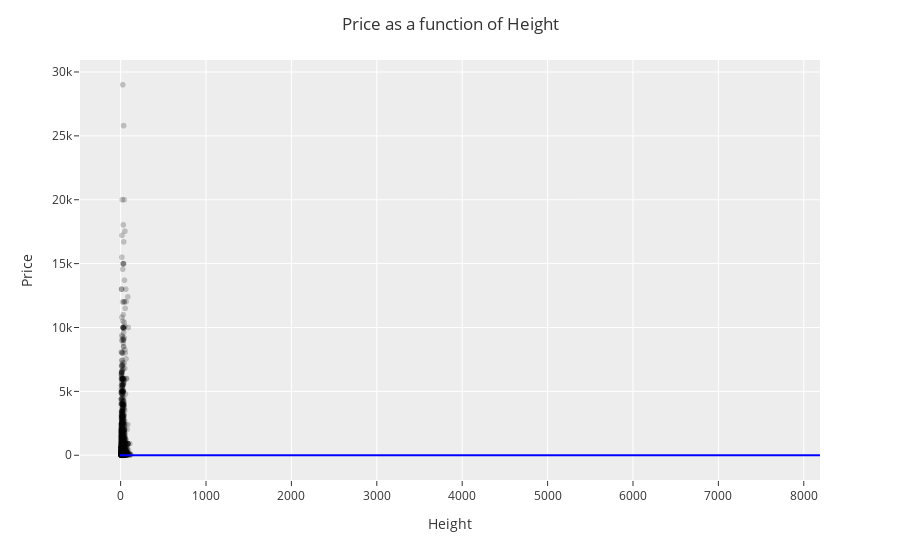

Notebook source saved alongside this figure:
### Markdown cell above
#### Price

### Code cell
my_cols = ['Height_in','price']
DF_model5 = DF[my_cols]
DF_model5.rename(columns={'Height_in':'height'}, inplace=True)

# Preprocessing
DF_model5.dropna(inplace=True)
DF_model5['height'] = DF_model5['height'].apply(lambda x: float(x))

# Linear Regression
X = DF_model5['height'].values.reshape(-1,1)
y = DF_model5['price'].values

LM = LinearRegression()
LM.fit(X, y)

# Prediction line
DF_model6 = pd.DataFrame()
DF_model6['w'] = DF_model5['height']
DF_model6['y'] = LM.coef_*DF_model6['w']+LM.intercept_
DF_model6 = DF_model6.sort_values('w')

# Scatter plot
fig = px.scatter(DF_model5,
                 x='height',
                 y='price',
                 color_discrete_sequence=['black'],
                 opacity=0.2)

fig.update_layout(template="ggplot2",
                  title="Price as a function of Height",
                  title_x=0.5,
                  xaxis_title='Height',
                  yaxis_title='Price')

fig.add_trace(px.line(DF_model4, x='w', y='y',color_discrete_sequence=['blue']).data[0])

fig.show()

print(LM.coef_)
print(LM.intercept_)
print(LM.score(X,y))

### Figure 1 — Plotly figure (JSON) as saved in the notebook; plotly's stock layout.template omitted (floating-point values rounded to 4 significant figures; data arrays with more than 128 entries replaced by an {"elided": "..."} marker saying what was removed)
{"data": [{"hovertemplate": "height=%{x}<br>price=%{y}<extra></extra>", "legendgroup": "", "marker": {"color": "black", "opacity": 0.2, "symbol": "circle"}, "mode": "markers", "name": "", "showlegend": false, "type": "scattergl", "x": {"elided": "3141 float values"}, "xaxis": "x", "y": {"elided": "3141 float values"}, "yaxis": "y"}, {"hovertemplate": "w=%{x}<br>y=%{y}<extra></extra>", "legendgroup": "", "line": {"color": "blue", "dash": "solid"}, "marker": {"symbol": "circle"}, "mode": "lines", "name": "", "showlegend": false, "type": "scattergl", "x": {"elided": "3211 float values"}, "xaxis": "x", "y": {"elided": "3211 float values"}, "yaxis": "y"}], "layout": {"autosize": true, "legend": {"tracegroupgap": 0}, "margin": {"t": 60}, "title": {"text": "Price as a function of Height", "x": 0.5}, "xaxis": {"anchor": "y", "autorange": true, "domain": [0, 1], "range": [-480.7, 8190], "showspikes": false, "title": {"text": "Height"}, "type": "linear"}, "yaxis": {"anchor": "x", "autorange": true, "domain": [0, 1], "range": [-2244.0, 31250.0], "showspikes": false, "title": {"text": "Price"}, "type": "linear"}}}
